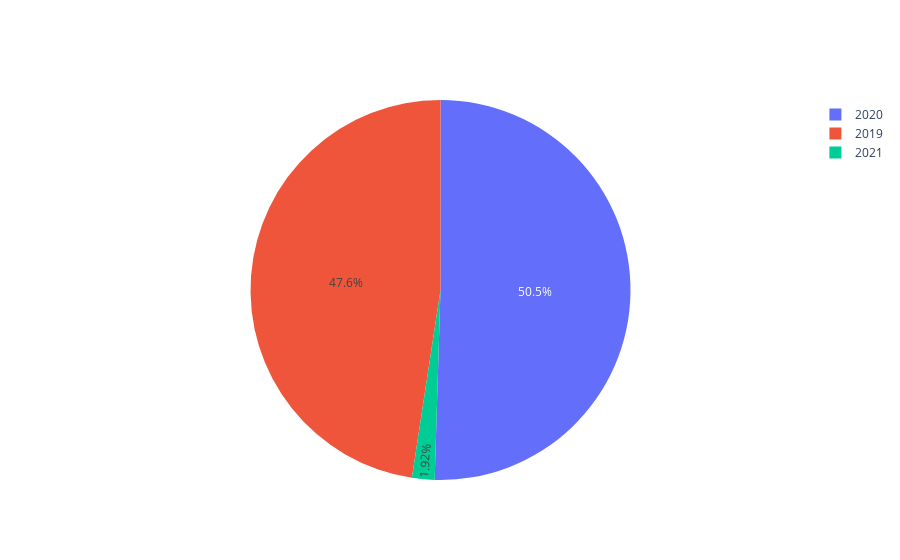

Notebook code cell kept with this figure:
### Code cell
init_notebook_mode(connected = True)
 


 

fig = go.Figure(data=[go.Pie(labels=year,
                      values= df['USINR'])])
 
fig.show()

### Figure 1 — Plotly figure (JSON) as saved in the notebook; plotly's stock layout.template omitted (floating-point values rounded to 4 significant figures; data arrays with more than 128 entries replaced by an {"elided": "..."} marker saying what was removed)
{"data": [{"labels": {"elided": "532 str values"}, "type": "pie", "values": {"elided": "532 float values"}}], "layout": {}}
